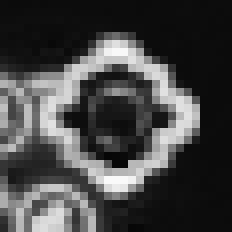
#> input picture data/images/ToMakeThese/7960.png, 29 x 29 px (shown 8 times larger)
$ python merge.py
#> lines starting #> are read from the running program, lines starting #| are printed output that depends on the picture
from PIL import Image

maxip = Image.open("7960.png")
#> maxip is the input picture: PIL image 29x29 L; min 6, max 249, mean 69.2
minip = Image.open("7960.png")
#maxip = Image.open("6230.png")
#minip = Image.open("6230.png")
(w, h) = maxip.size
#> w = 29; h = 29
#filenames=["26196.png", "26725.png", "28475.png","31683.png","33631.png","33989.png","34483.png","36634.png","41263.png","54127.png","60735.png","61419.png","61834.png"]
filenames=["2491.png","21984.png","32763.png","46882.png","55190.png",]
for f in filenames:
    nextim=Image.open(f)
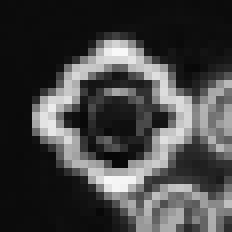
#> input picture data/images/ToMakeThese/2491.png, 29 x 29 px (shown 8 times larger)
#> nextim is the input picture: PIL image 29x29 L; min 6, max 248, mean 66.9
    for i in range(w):
        for j in range(h):
            val1 = maxip.getpixel((i,j))
            val2 = nextim.getpixel((i,j))
            val3 = minip.getpixel((i,j))
            valmax= (max([val1,val2]))
            valmin= (min([val3,val2]))
            maxip.putpixel((i,j), valmax)
            minip.putpixel((i,j), valmin)
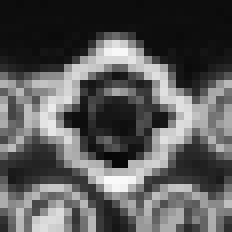
#> maxip: PIL image 29x29 L (shown 8 times larger); min 6, max 249, mean 88.7
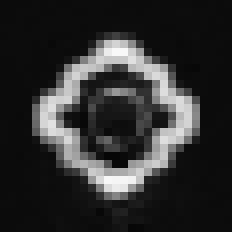
#> minip: PIL image 29x29 L (shown 8 times larger); min 6, max 248, mean 47.4
#> pass 2 of the loop `for f in filenames:`:
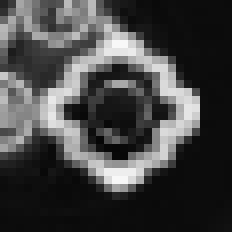
#> input picture data/images/ToMakeThese/21984.png, 29 x 29 px (shown 8 times larger)
#> nextim is the input picture: PIL image 29x29 L; min 6, max 248, mean 67.6
#> after the loop `for i in range(w):`:
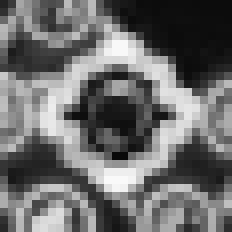
#> maxip: PIL image 29x29 L (shown 8 times larger); min 8, max 249, mean 107.8
#> after the loop `for i in range(w):`:
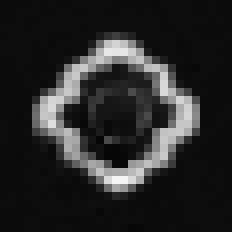
#> minip: PIL image 29x29 L (shown 8 times larger); min 6, max 245, mean 40
#> pass 3 of the loop `for f in filenames:`:
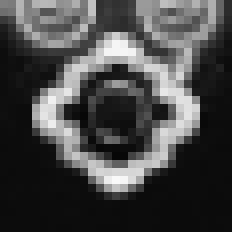
#> input picture data/images/ToMakeThese/32763.png, 29 x 29 px (shown 8 times larger)
#> nextim is the input picture: PIL image 29x29 L; min 6, max 249, mean 71.2
#> after the loop `for i in range(w):`:
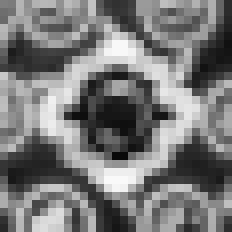
#> maxip: PIL image 29x29 L (shown 8 times larger); min 8, max 249, mean 120.5
#> after the loop `for i in range(w):`:
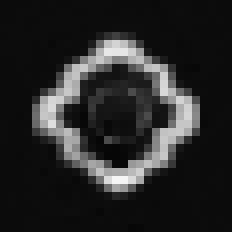
#> minip: PIL image 29x29 L (shown 8 times larger); min 6, max 245, mean 39.8
#> the loop made 5 passes; the first 3 are shown
maxip.save("maxfiltered.png")
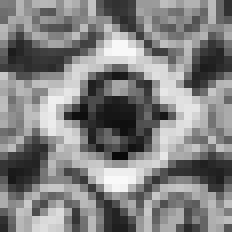
#> saved as maxfiltered.png: PIL image 29x29 L (shown 8 times larger); min 8, max 249, mean 129.1
minip.save("minfiltered.png")
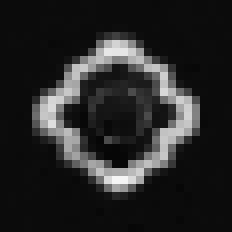
#> saved as minfiltered.png: PIL image 29x29 L (shown 8 times larger); min 6, max 245, mean 38.8
